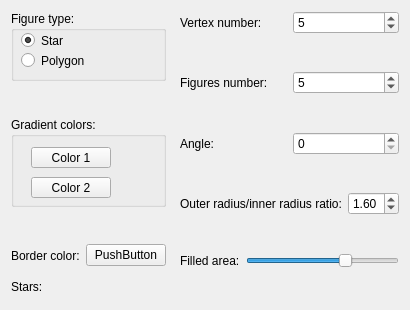
<?xml version="1.0" encoding="UTF-8"?>
<ui version="4.0">
 <class>MainWindow</class>
 <widget class="QMainWindow" name="MainWindow">
  <property name="geometry">
   <rect>
    <x>0</x>
    <y>0</y>
    <width>410</width>
    <height>310</height>
   </rect>
  </property>
  <property name="sizePolicy">
   <sizepolicy hsizetype="Preferred" vsizetype="Preferred">
    <horstretch>0</horstretch>
    <verstretch>0</verstretch>
   </sizepolicy>
  </property>
  <property name="minimumSize">
   <size>
    <width>410</width>
    <height>310</height>
   </size>
  </property>
  <property name="windowTitle">
   <string>MainWindow</string>
  </property>
  <widget class="QWidget" name="centralWidget">
   <property name="sizePolicy">
    <sizepolicy hsizetype="Expanding" vsizetype="Expanding">
     <horstretch>0</horstretch>
     <verstretch>0</verstretch>
    </sizepolicy>
   </property>
   <property name="minimumSize">
    <size>
     <width>410</width>
     <height>310</height>
    </size>
   </property>
   <property name="maximumSize">
    <size>
     <width>16777215</width>
     <height>16777215</height>
    </size>
   </property>
   <property name="layoutDirection">
    <enum>Qt::LeftToRight</enum>
   </property>
   <property name="autoFillBackground">
    <bool>false</bool>
   </property>
   <layout class="QVBoxLayout" name="verticalLayout_2">
    <item>
     <layout class="QHBoxLayout" name="horizontalLayout_9">
      <item>
       <layout class="QVBoxLayout" name="verticalLayout_4" stretch="0,0,0,0,0">
        <item>
         <widget class="QGroupBox" name="groupBox">
          <property name="minimumSize">
           <size>
            <width>0</width>
            <height>70</height>
           </size>
          </property>
          <property name="maximumSize">
           <size>
            <width>16777215</width>
            <height>70</height>
           </size>
          </property>
          <property name="title">
           <string>Figure type:</string>
          </property>
          <widget class="QRadioButton" name="rBStar">
           <property name="geometry">
            <rect>
             <x>10</x>
             <y>20</y>
             <width>84</width>
             <height>19</height>
            </rect>
           </property>
           <property name="text">
            <string>Star</string>
           </property>
           <property name="checked">
            <bool>true</bool>
           </property>
          </widget>
          <widget class="QRadioButton" name="rBPolygon">
           <property name="geometry">
            <rect>
             <x>10</x>
             <y>40</y>
             <width>84</width>
             <height>19</height>
            </rect>
           </property>
           <property name="text">
            <string>Polygon</string>
           </property>
           <property name="checked">
            <bool>false</bool>
           </property>
          </widget>
         </widget>
        </item>
        <item>
         <spacer name="verticalSpacer_3">
          <property name="orientation">
           <enum>Qt::Vertical</enum>
          </property>
          <property name="sizeHint" stdset="0">
           <size>
            <width>20</width>
            <height>40</height>
           </size>
          </property>
         </spacer>
        </item>
        <item>
         <widget class="QGroupBox" name="groupBox_2">
          <property name="minimumSize">
           <size>
            <width>0</width>
            <height>90</height>
           </size>
          </property>
          <property name="maximumSize">
           <size>
            <width>16777215</width>
            <height>90</height>
           </size>
          </property>
          <property name="title">
           <string>Gradient colors:</string>
          </property>
          <widget class="QPushButton" name="pBColor1">
           <property name="geometry">
            <rect>
             <x>20</x>
             <y>30</y>
             <width>80</width>
             <height>21</height>
            </rect>
           </property>
           <property name="text">
            <string>Color 1</string>
           </property>
          </widget>
          <widget class="QPushButton" name="pBColor2">
           <property name="geometry">
            <rect>
             <x>20</x>
             <y>60</y>
             <width>80</width>
             <height>21</height>
            </rect>
           </property>
           <property name="text">
            <string>Color 2</string>
           </property>
          </widget>
         </widget>
        </item>
        <item>
         <spacer name="verticalSpacer_2">
          <property name="orientation">
           <enum>Qt::Vertical</enum>
          </property>
          <property name="sizeHint" stdset="0">
           <size>
            <width>20</width>
            <height>40</height>
           </size>
          </property>
         </spacer>
        </item>
        <item>
         <layout class="QHBoxLayout" name="horizontalLayout_4">
          <item>
           <widget class="QLabel" name="label_7">
            <property name="minimumSize">
             <size>
              <width>0</width>
              <height>25</height>
             </size>
            </property>
            <property name="maximumSize">
             <size>
              <width>16777215</width>
              <height>25</height>
             </size>
            </property>
            <property name="text">
             <string>Border color:</string>
            </property>
           </widget>
          </item>
          <item>
           <widget class="QPushButton" name="pBBorder">
            <property name="text">
             <string>PushButton</string>
            </property>
           </widget>
          </item>
         </layout>
        </item>
       </layout>
      </item>
      <item>
       <spacer name="horizontalSpacer">
        <property name="orientation">
         <enum>Qt::Horizontal</enum>
        </property>
        <property name="sizeHint" stdset="0">
         <size>
          <width>40</width>
          <height>20</height>
         </size>
        </property>
       </spacer>
      </item>
      <item>
       <layout class="QVBoxLayout" name="verticalLayout">
        <property name="spacing">
         <number>4</number>
        </property>
        <item>
         <layout class="QHBoxLayout" name="horizontalLayout_2">
          <item>
           <widget class="QLabel" name="label_3">
            <property name="text">
             <string>Vertex number:</string>
            </property>
           </widget>
          </item>
          <item>
           <widget class="QSpinBox" name="sBVertex">
            <property name="minimum">
             <number>2</number>
            </property>
            <property name="maximum">
             <number>15</number>
            </property>
            <property name="value">
             <number>5</number>
            </property>
           </widget>
          </item>
         </layout>
        </item>
        <item>
         <spacer name="verticalSpacer_4">
          <property name="orientation">
           <enum>Qt::Vertical</enum>
          </property>
          <property name="sizeHint" stdset="0">
           <size>
            <width>20</width>
            <height>40</height>
           </size>
          </property>
         </spacer>
        </item>
        <item>
         <layout class="QHBoxLayout" name="horizontalLayout_3">
          <item>
           <widget class="QLabel" name="label_4">
            <property name="text">
             <string>Figures number:</string>
            </property>
           </widget>
          </item>
          <item>
           <widget class="QSpinBox" name="sBFigures">
            <property name="minimum">
             <number>1</number>
            </property>
            <property name="maximum">
             <number>20</number>
            </property>
            <property name="value">
             <number>5</number>
            </property>
           </widget>
          </item>
         </layout>
        </item>
        <item>
         <spacer name="verticalSpacer_5">
          <property name="orientation">
           <enum>Qt::Vertical</enum>
          </property>
          <property name="sizeHint" stdset="0">
           <size>
            <width>20</width>
            <height>40</height>
           </size>
          </property>
         </spacer>
        </item>
        <item>
         <layout class="QHBoxLayout" name="horizontalLayout">
          <item>
           <widget class="QLabel" name="label_8">
            <property name="text">
             <string>Angle:</string>
            </property>
           </widget>
          </item>
          <item>
           <widget class="QSpinBox" name="sBAngle">
            <property name="maximum">
             <number>360</number>
            </property>
            <property name="singleStep">
             <number>10</number>
            </property>
           </widget>
          </item>
         </layout>
        </item>
        <item>
         <spacer name="verticalSpacer_6">
          <property name="orientation">
           <enum>Qt::Vertical</enum>
          </property>
          <property name="sizeHint" stdset="0">
           <size>
            <width>20</width>
            <height>40</height>
           </size>
          </property>
         </spacer>
        </item>
        <item>
         <layout class="QHBoxLayout" name="horizontalLayout_6">
          <item>
           <widget class="QLabel" name="label_5">
            <property name="text">
             <string>Outer radius/inner radius ratio:</string>
            </property>
           </widget>
          </item>
          <item>
           <widget class="QDoubleSpinBox" name="ratio">
            <property name="minimum">
             <double>1.200000000000000</double>
            </property>
            <property name="maximum">
             <double>6.000000000000000</double>
            </property>
            <property name="singleStep">
             <double>0.400000000000000</double>
            </property>
            <property name="value">
             <double>1.600000000000000</double>
            </property>
           </widget>
          </item>
         </layout>
        </item>
        <item>
         <spacer name="verticalSpacer_7">
          <property name="orientation">
           <enum>Qt::Vertical</enum>
          </property>
          <property name="sizeHint" stdset="0">
           <size>
            <width>20</width>
            <height>40</height>
           </size>
          </property>
         </spacer>
        </item>
        <item>
         <layout class="QHBoxLayout" name="horizontalLayout_5">
          <item>
           <widget class="QLabel" name="label_6">
            <property name="text">
             <string>Filled area:</string>
            </property>
           </widget>
          </item>
          <item>
           <widget class="QSlider" name="hSFilled">
            <property name="maximum">
             <number>100</number>
            </property>
            <property name="value">
             <number>67</number>
            </property>
            <property name="orientation">
             <enum>Qt::Horizontal</enum>
            </property>
           </widget>
          </item>
         </layout>
        </item>
       </layout>
      </item>
     </layout>
    </item>
    <item>
     <layout class="QHBoxLayout" name="horizontalLayout_10">
      <item>
       <widget class="QLabel" name="label_2">
        <property name="sizePolicy">
         <sizepolicy hsizetype="Fixed" vsizetype="Fixed">
          <horstretch>0</horstretch>
          <verstretch>0</verstretch>
         </sizepolicy>
        </property>
        <property name="minimumSize">
         <size>
          <width>50</width>
          <height>25</height>
         </size>
        </property>
        <property name="maximumSize">
         <size>
          <width>50</width>
          <height>16777215</height>
         </size>
        </property>
        <property name="text">
         <string>Stars:</string>
        </property>
       </widget>
      </item>
      <item>
       <widget class="QLabel" name="label">
        <property name="sizePolicy">
         <sizepolicy hsizetype="Expanding" vsizetype="Expanding">
          <horstretch>0</horstretch>
          <verstretch>0</verstretch>
         </sizepolicy>
        </property>
        <property name="minimumSize">
         <size>
          <width>0</width>
          <height>25</height>
         </size>
        </property>
        <property name="maximumSize">
         <size>
          <width>16777215</width>
          <height>16777215</height>
         </size>
        </property>
        <property name="text">
         <string/>
        </property>
       </widget>
      </item>
     </layout>
    </item>
   </layout>
  </widget>
 </widget>
 <layoutdefault spacing="6" margin="11"/>
 <resources/>
 <connections/>
</ui>
